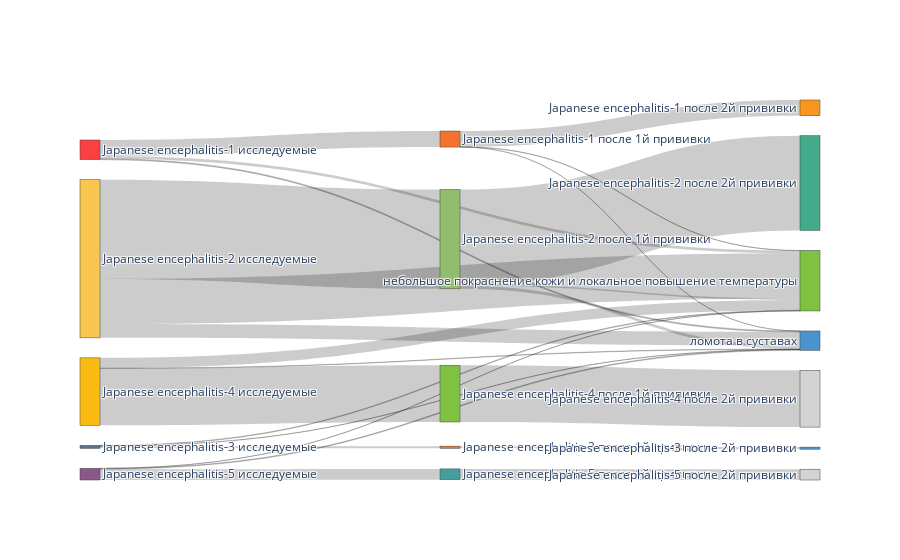

This figure's notebook cell:
### Code cell
node_color = ['#F94144', '#F3722C', '#F8961E', '#F9C74F', 
              '#90BE6D', '#43AA8B', '#577590', '#F27420',
              '#4994CE','#FABC13',  '#7FC241','#D3D3D3',
              '#8A5988', '#449E9E','#D3D3D3', '#4994CE',    '#7FC241','#4994CE',
              ]

fig = go.Figure(
    data=[go.Sankey(
        node = dict(
            label = node_label,
            color = node_color
        ),
        link = dict(
            source = source_node,
            target = target_node,
            value = values
        ))])
plot(fig,
     image_filename='sankey_plot_2', 
     image='png', 
     image_width=3000, 
     image_height=2000
)
fig.show()

### Figure 1 — Plotly figure (JSON) as saved in the notebook; plotly's stock layout.template omitted (floating-point values rounded to 4 significant figures)
{"data": [{"link": {"source": [0, 0, 0, 3, 3, 3, 6, 6, 6, 9, 9, 9, 12, 12, 12, 1, 1, 1, 4, 4, 4, 7, 10, 13], "target": [1, 16, 15, 4, 16, 15, 7, 16, 15, 10, 16, 15, 13, 15, 16, 2, 16, 15, 5, 15, 16, 8, 11, 14], "value": [481, 80, 29, 2981, 1355, 413, 63, 19, 7, 1705, 308, 13, 324, 22, 5, 471, 8, 2, 2843, 95, 43, 63, 1705, 324]}, "node": {"color": ["#F94144", "#F3722C", "#F8961E", "#F9C74F", "#90BE6D", "#43AA8B", "#577590", "#F27420", "#4994CE", "#FABC13", "#7FC241", "#D3D3D3", "#8A5988", "#449E9E", "#D3D3D3", "#4994CE", "#7FC241", "#4994CE"], "label": ["Japanese encephalitis-1 исследуемые", "Japanese encephalitis-1 после 1й прививки", "Japanese encephalitis-1 после 2й прививки", "Japanese encephalitis-2 исследуемые", "Japanese encephalitis-2 после 1й прививки", "Japanese encephalitis-2 после 2й прививки", "Japanese encephalitis-3 исследуемые", "Japanese encephalitis-3 после 1й прививки", "Japanese encephalitis-3 после 2й прививки", "Japanese encephalitis-4 исследуемые", "Japanese encephalitis-4 после 1й прививки", "Japanese encephalitis-4 после 2й прививки", "Japanese encephalitis-5 исследуемые", "Japanese encephalitis-5 после 1й прививки", "Japanese encephalitis-5 после 2й прививки", "ломота в суставах", "небольшое покраснение кожи и локальное повышение температуры"]}, "type": "sankey"}], "layout": {}}
